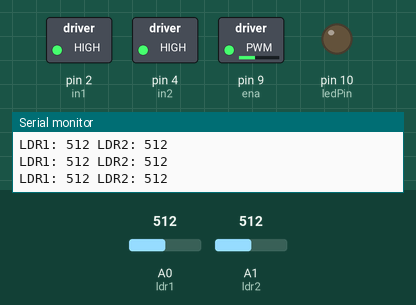
Simulated run of this sketch. Board: Arduino Uno, built with avr-gcc and run on an emulated ATmega328P. Shown: switched loads named in the sketch (green lamp = pin HIGH), output pins drawn as LEDs (lit = HIGH), the last lines printed to the serial monitor. The inputs (shaded band) are chosen by the test bench; at power-on: A0 (ldr1) = 512, A1 (ldr2) = 512.

Above: at 1.3 s.
1.4 s: A0 (ldr1) set to 690
2.9 s: A0 (ldr1) set to 717
At 4.2 s:
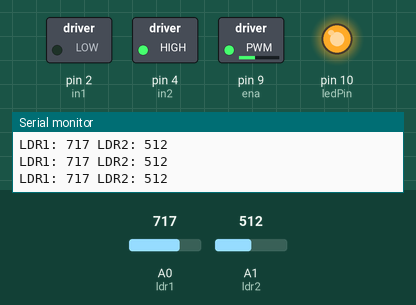
4.5 s: A1 (ldr2) set to 900
At 5.6 s:
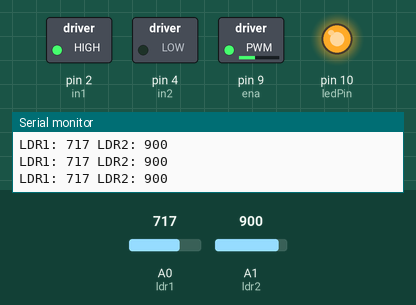
6.0 s: A1 (ldr2) set to 716
At 6.8 s:
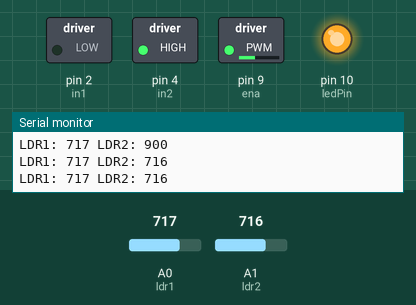
7.5 s: A1 (ldr2) set to 1023
At 8.0 s:
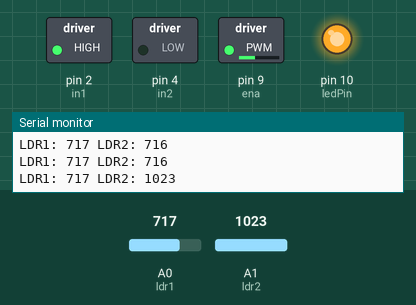
Timing chart, 0 to 10.0 s (numbered marks = the images above; inputs shaded):
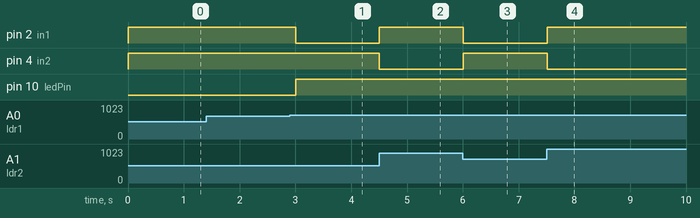

Measured:
- the behaviour switches between 700 and 701 on A0 (ldr1) (found by bisection; images 0 and 1)
- after the input at 2.9 s, pin 2 (in1): HIGH → LOW after 0.10 s; pin 10 (ledPin): LOW → HIGH after 0.10 s
- after the input at 4.5 s, pin 2 (in1): LOW → HIGH at once; pin 4 (in2): HIGH → LOW at once
- after the input at 6.0 s, pin 2 (in1): HIGH → LOW at once; pin 4 (in2): LOW → HIGH at once
- after the input at 7.5 s, pin 2 (in1): LOW → HIGH at once; pin 4 (in2): HIGH → LOW at once

The sketch:

solar_tracking_system.ino
```cpp
int ldr1 = A0;        // LDR 1 connected to analog pin A0
int ldr2 = A1;        // LDR 2 connected to analog pin A1
int in1 = 2;          // Motor input 1
int in2 = 4;          // Motor input 2
int ena = 9;          // Motor speed control (ENA pin)
int speed1 = 100;     // Reduced motor speed (PWM value for slower movement)
int ledPin = 10;      // LED connected to pin 10 (indicator LED)

int lightThreshold = 700; // Set the light intensity threshold (out of 1023)

void setup() {
  pinMode(ldr1, INPUT);       // Set LDR1 as input
  pinMode(ldr2, INPUT);       // Set LDR2 as input
  pinMode(in1, OUTPUT);       // Set motor input 1 as output
  pinMode(in2, OUTPUT);       // Set motor input 2 as output
  pinMode(ena, OUTPUT);       // Set motor speed control as output
  pinMode(ledPin, OUTPUT);    // Set LED pin as output

  analogWrite(ena, speed1);   // Set motor speed to slower speed
  Serial.begin(9600);         // Start serial for debugging
}

void loop() {
  int data1 = analogRead(ldr1);  // Read the analog value from LDR1 (0-1023)
  int data2 = analogRead(ldr2);  // Read the analog value from LDR2 (0-1023)

  // Print LDR values to serial monitor for debugging
  Serial.print("LDR1: ");
  Serial.print(data1);
  Serial.print(" LDR2: ");
  Serial.println(data2);

  // If LDR1 detects higher light intensity
  if (data1 > data2 && data1 > lightThreshold) {
    // Rotate motor to the left
    digitalWrite(in1, LOW);
    digitalWrite(in2, HIGH);
    digitalWrite(ledPin, HIGH);   // Turn on LED to indicate action
  }
  // If LDR2 detects higher light intensity
  else if (data2 > data1 && data2 > lightThreshold) {
    // Rotate motor to the right
    digitalWrite(in1, HIGH);
    digitalWrite(in2, LOW);
    digitalWrite(ledPin, HIGH);   // Turn on LED to indicate action
  }
  else {
    // If neither LDR detects sufficient light, stop the motor
    digitalWrite(in1, HIGH);
    digitalWrite(in2, HIGH);  // Stop the motor
    digitalWrite(ledPin, LOW);  // Turn off LED when no high light is detected
  }

  delay(500); // Add a longer delay to allow the LDRs to stabilize and prevent rapid switching
}
```
